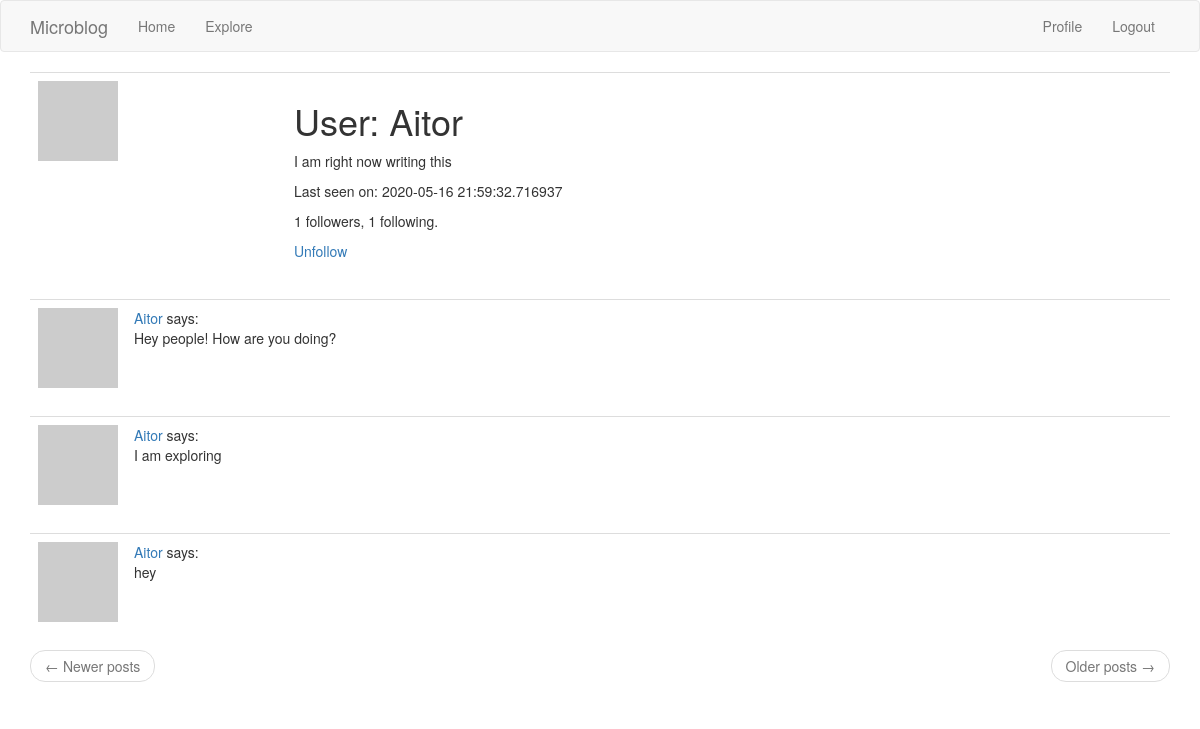
Screenshot of /user/Aitor (signed in) with the database file from the repository.
### app/models.py (models this page shows, shortened)
class User(UserMixin, db.Model):
    id = db.Column(db.Integer, primary_key=True)
    username = db.Column(db.String(64), index=True, unique=True)
    email = db.Column(db.String(120), index=True, unique=True)
    password_hash = db.Column(db.String(128))
    posts = db.relationship("Post", backref="author", lazy="dynamic")
    about_me = db.Column(db.String(140))
    last_seen = db.Column(db.DateTime, default=datetime.utcnow)
    followed = db.relationship(
        'User', secondary=followers,
        primaryjoin=(followers.c.follower_id == id),
        secondaryjoin=(followers.c.followed_id == id),
        backref=db.backref('followers', lazy='dynamic'), lazy='dynamic',
    )
    def avatar(self, size):
        digest = md5(self.email.lower().encode('utf-8')).hexdigest()
        return f'https://www.gravatar.com/avatar/{digest}?d=identicon&s={size}'
    def is_following(self, user):
        return self.followed.filter(
            followers.c.followed_id == user.id).count() > 0

class Post(db.Model):
    id = db.Column(db.Integer, primary_key=True)
    body = db.Column(db.String(140))
    timestamp = db.Column(db.DateTime, index=True, default=datetime.utcnow)
    user_id = db.Column(db.Integer, db.ForeignKey("user.id"))

### app/routes.py (the view)
@app.route("/user/<username>")
@login_required
def user(username):
    user = User.query.filter_by(username=username).first_or_404()
    page = request.args.get('page', 1, type=int)
    posts = user.posts.order_by(Post.timestamp.desc()).paginate(
        page,
        app.config['POSTS_PER_PAGE'],
        False,
    )
    next_url = url_for('user', username=user.username, page=posts.next_num) if posts.has_next else None
    prev_url = url_for('user', username=user.username, page=posts.prev_num) if posts.has_prev else None
    return render_template("user.html",
                           user=user,
                           posts=posts.items,
                           next_url=next_url,
                           prev_url=prev_url,
                           )

### app/models.py (called while the page is built)
@login.user_loader
def load_user(id):
    return User.query.get(int(id))

### app/routes.py (called while the page is built)
@app.before_request
def before_request():
    if current_user.is_authenticated:
        current_user.last_seen = datetime.utcnow()
        db.session.commit()

### app/templates/user.html
{% extends "base.html" %}
{% block app_content %}
    <table class="table table-hover">
        <tr>
            <td width="256px"><img src="{{ user.avatar(256) }}"></td>
            <td>
                <h1>User: {{ user.username }}</h1>
                {% if user.about_me %}<p>{{ user.about_me }}</p>{% endif %}
                {% if user.last_seen %}<p>Last seen on: {{ user.last_seen }}</p>{% endif %}
                <p>{{ user.followers.count() }} followers, {{ user.followed.count() }} following.</p>
                {% if user == current_user %}
                <p><a href="{{ url_for('edit_profile') }}">Edit your profile</a></p>
                {% elif not current_user.is_following(user) %}
                <p><a href="{{ url_for('follow', username=user.username) }}">Follow</a></p>
                {% else %}
                <p><a href="{{ url_for('unfollow', username=user.username) }}">Unfollow</a></p>
                {% endif %}
            </td>
        </tr>
    </table>
    {% for post in posts %}
        {% include '_post.html' %}
    {% endfor %}
    <nav aria-label="...">
        <ul class="pager">
            <li class="previous{% if not prev_url %} disabled{% endif %}">
                <a href="{{ prev_url or '#' }}">
                    <span aria-hidden="true">&larr;</span> Newer posts
                </a>
            </li>
            <li class="next{% if not next_url %} disabled{% endif %}">
                <a href="{{ next_url or '#' }}">
                    Older posts <span aria-hidden="true">&rarr;</span>
                </a>
            </li>
        </ul>
    </nav>
{% endblock %}

### app/templates/_post.html
    <table class="table table-hover">
        <tr>
            <td width="70px">
                <a href="{{ url_for('user', username=post.author.username) }}">
                    <img src="{{ post.author.avatar(70) }}" />
                </a>
            </td>
            <td>
                <a href="{{ url_for('user', username=post.author.username) }}">
                    {{ post.author.username }}
                </a>
                says:
                <br>
                {{ post.body }}
            </td>
        </tr>
    </table>

### rows the page displays
User: username "Aitor", about_me "I am right now writing this", last_seen "2020-05-16 21:59:32.716937"
Post: author.username "Aitor", body "Hey people! How are you doing?"
Post: author.username "Aitor", body "I am exploring"
Post: author.username "Aitor", body "hey"

### other values shown
{{ user.followers.count() }} "1"
{{ user.followed.count() }} "1"
